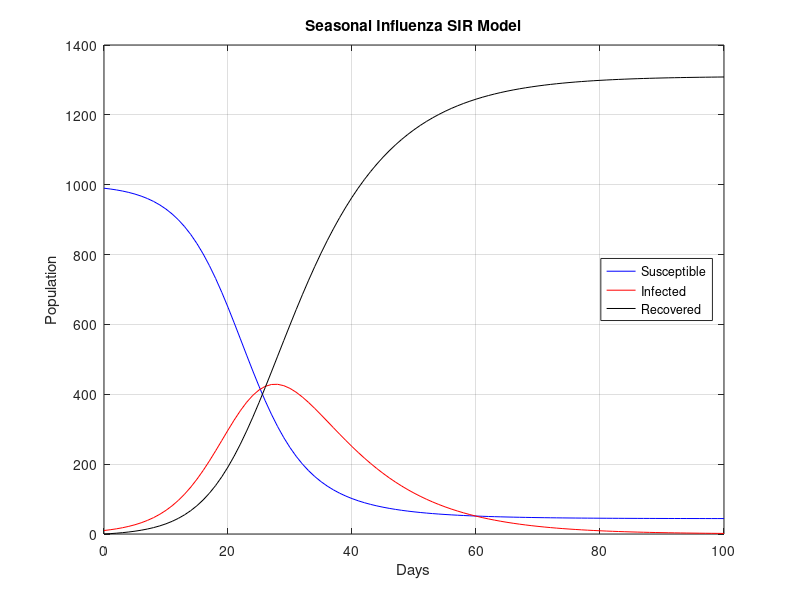

MATLAB code for this plot:
% %%% SEASONAL INFLUENZA %%% %
h = 1; % day
% Initial conditions %
S0 = 990; 
I0 = 10;
R0 = 0;

a = 0; % day 0 
b = 100; % day 100 (time simulation)
n = (b-a)/h; % step size
B = 0.3; % transmission rate for seasonal influenza
g = 0.1; % recovery rate for seasonal influenza
N = S0 + R0 + I0; % total population (constant)
t = linspace(a,b,n+1); % x-axis 0 - 100 days
S = zeros(1,n+1);
I = zeros(1,n+1);
R = zeros(1,n+1);
S(1) = S0;
I(1) = I0;
R(1) = R0;

% Equations %
fS = @(S,I) -B*S*I / N; % Susceptible function
fI = @(S,I) B*S*I / N - g*I; % Infected function
fR = @(I) g*I; % Recovered function 

% Fourth Order Runge-Kutta Method %
for i = 1:n
    K1S = fS(S(i),I(i));
    K2S = fS(S(i)+0.5*h, I(i)+0.5*K1S*h);
    K3S = fS(S(i)+0.5*h, I(i)+0.5*K2S*h);
    K4S = fS(S(i+1), I(i)+K3S*h);
    S(i+1) = S(i) + (K1S+2*K2S+2*K3S+K4S)*(h/6);

    K1I = fI(S(i),I(i));
    K2I = fI(S(i) + 0.5*h, I(i) + 0.5*K1I*h);
    K3I = fI(S(i) + 0.5*h, I(i) + 0.5*K2I*h);
    K4I = fI(S(i+1), I(i) + K3I*h);
    I(i+1) = I(i) + (K1I+2*K2I+2*K3I+K4I)* (h/6);

    K1R = fR(I(i));
    K2R = fR(I(i) + 0.5*K1R*h);
    K3R = fR(I(i) + 0.5*K2R*h);
    K4R = fR(I(i) + K3R*h);
    R(i+1) = R(i) + (K1R+2*K2R+2*K3R+K4R)*(h/6);
end

plot(t,S,'b-')
grid on
hold on
plot(t,I,'r-')
plot(t,R,'k-')
legend('Susceptible','Infected','Recovered','Location','east')
title 'Seasonal Influenza SIR Model'
xlabel('Days')
ylabel('Population')



